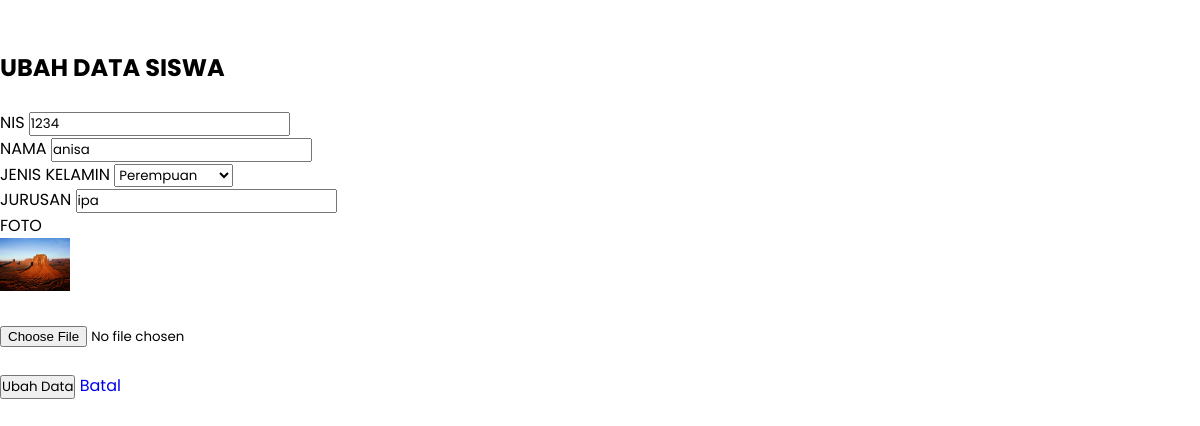
The app's page /petugas/edit.php?kode=1234 with its own data.
### tables this page shows
CREATE TABLE `tb_siswa` (
  `nis` varchar(200) NOT NULL,
  `nama` varchar(200) NOT NULL,
  `jekel` enum('Laki-laki','Perempuan') NOT NULL,
  `jurusan` varchar(200) NOT NULL,
  `foto` varchar(1200) NOT NULL
);

### petugas/edit.php (the view, shortened to what this page needs)
<!DOCTYPE html>
<html>
<?php
$koneksi = new mysqli ("localhost","root","","perpustakaan");
if(isset($_GET['kode'])){
	$sql_cek = "SELECT * FROM tb_siswa WHERE nis='".$_GET['kode']."'";
	$query_cek = mysqli_query($koneksi, $sql_cek);
	$data_cek = mysqli_fetch_array($query_cek,MYSQLI_BOTH);
}
?>
<head>
	<link rel="stylesheet" href="style.css">
</head>
<body>
	<div class="container">
		<div class="col-lg-8">
			<div class="page-header">
				<br>
				<br>
				<h2>UBAH DATA SISWA</h2>
			</div>
			<br>
			<form method="POST" enctype="multipart/form-data">
				<div class="form-group">
					<label>NIS</label>
					<input type="text" name="nis" class="form-control" value="<?php echo $data_cek['nis']; ?>"
					 readonly/>
				</div>
				<div class="form-group">
					<label>NAMA</label>
					<input type="text" name="nama" class="form-control" value="<?php echo $data_cek['nama']; ?>"
					/>
				</div>
				<div class="form-group">
					<label>JENIS KELAMIN</label>
					<select name="jekel" id="jekel" class="form-control">
						<?php
							if ($data_cek['jekel'] == "Perempuan") echo "<option value='Perempuan' selected>Perempuan</option>";
							else echo "<option value='Perempuan'>Perempuan</option>";
						?>
					</select>
				</div>
				<div class="form-group">
					<label>JURUSAN</label>
					<input type="text" name="jurusan" class="form-control" value="<?php echo $data_cek['jurusan']; ?>"
					/>
				</div>
				<div class="form-group">
					<label>FOTO</label>
					<br>
					<img src="foto/<?php echo $data_cek['foto']; ?>" width="70px" />
					<br>
					<br>
					<input type="file" name="foto">
				</div>
				<br>
				<div class="form-group">
					<input type="submit" name="Simpan" value="Ubah Data" class="btn btn-primary">
					<a href="index.php" class="btn btn-warning">Batal</a>
				</div>
			</form>
		</div>
	</div>
</body>
</html>

### petugas/style.css (style rules this page uses)
:root { --main-color: #967E76; --color-dark: #000; --text-grey: #000; }
* { padding: 0; margin: 0; box-sizing: border-box; list-style-type: none; text-decoration: none; font-family: 'poppins', sans-serif; }
* { box-sizing: border-box; }
body { font-family: Verdana, sans-serif; }

### records on screen
tb_siswa: nis "1234", nama "anisa", jekel "Perempuan", jurusan "ipa", foto (picture)
